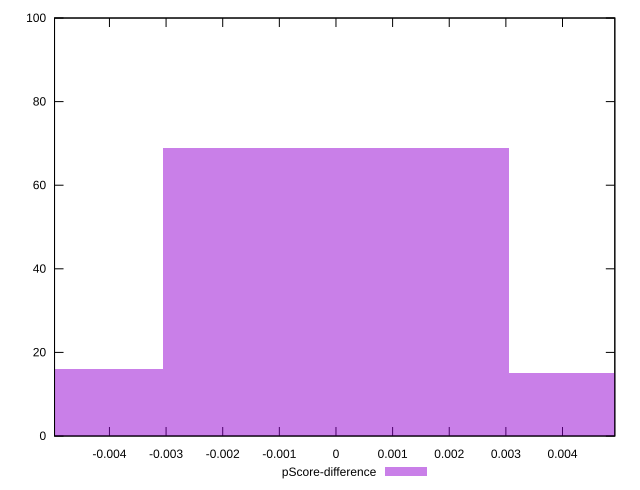

Recreate this plot in gnuplot.
reset

$pScoreDifference <<EOF
0 69
-0.0061227140937689635 16
0.0061227140937689635 15
EOF

set key outside below
set boxwidth 0.0061227140937689635
set xrange [-0.004969614999318583:0.004923791662405974]
set yrange [0:100]
set trange [0:100]
set style fill transparent solid 0.5 noborder
set terminal svg size 640, 490 enhanced background rgb 'white'
set output "report_00015_2021-02-09T16-11-33.973Z/first-meaningful-paint/samples/pages/pScore-difference/histogram.svg"

plot $pScoreDifference title "pScore-difference" with boxes

reset
